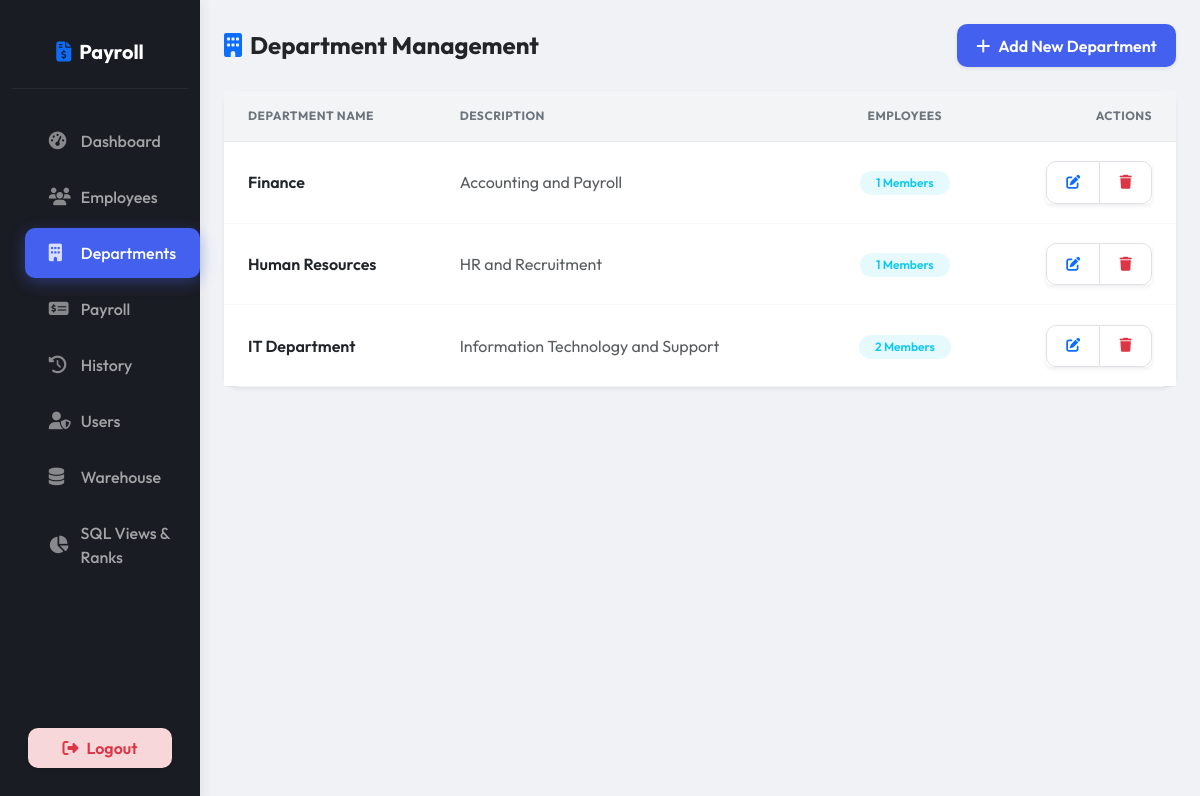
Page /pages/departments.php (signed in) on the committed database.
### tables this page shows
CREATE TABLE IF NOT EXISTS `departments` (
  `id` INT AUTO_INCREMENT PRIMARY KEY,
  `name` VARCHAR(100) NOT NULL UNIQUE,
  `description` TEXT,
  `created_at` TIMESTAMP DEFAULT CURRENT_TIMESTAMP
);

### pages/departments.php (the view, shortened to what this page needs)
<?php
require_once '../config/db.php';
$departments = $pdo->query("
    SELECT d.*, COUNT(e.id) as employee_count
    FROM departments d
    LEFT JOIN employees e ON d.id = e.department_id
    GROUP BY d.id
    ORDER BY d.name ASC
")->fetchAll();
?>
<?php include '../includes/header.php'; ?>
<div class="container-fluid">
  <div class="row">
    <?php include '../includes/sidebar.php'; ?>
    <main class="col-md-10 py-4 px-4">
      <div class="d-flex justify-content-between align-items-center mb-4">
        <h4 class="fw-bold mb-0"><i class="fas fa-building me-2 text-primary"></i>Department Management</h4>
        <button class="btn btn-primary shadow-sm" data-bs-toggle="modal" data-bs-target="#deptModal" onclick="resetForm()">
          <i class="fas fa-plus me-2"></i>Add New Department
        </button>
      </div>
      <div class="card shadow-sm border-0">
        <div class="card-body p-0">
          <div class="table-responsive">
            <table class="table table-hover mb-0 align-middle">
              <thead class="bg-light">
                <tr>
                  <th class="ps-4">Department Name</th>
                  <th>Description</th>
                  <th class="text-center">Employees</th>
                  <th class="text-end pe-4">Actions</th>
                </tr>
              </thead>
              <tbody>
                <?php if ($departments): foreach ($departments as $d): ?>
                <tr id="dept-row-<?= $d['id'] ?>">
                  <td class="ps-4 fw-semibold"><?= htmlspecialchars($d['name']) ?></td>
                  <td class="text-muted"><?= htmlspecialchars($d['description'] ?: 'No description provided') ?></td>
                  <td class="text-center">
                    <span class="badge rounded-pill bg-info bg-opacity-10 text-info px-3">
                      <?= $d['employee_count'] ?> Members
                    </span>
                  </td>
                  <td class="text-end pe-4">
                    <div class="btn-group shadow-sm">
                      <button class="btn btn-white btn-sm border" onclick="editDept(<?= $d['id'] ?>)" title="Edit">
                        <i class="fas fa-edit text-primary"></i>
                      </button>
                      <button class="btn btn-white btn-sm border" onclick="deleteDept(<?= $d['id'] ?>)" title="Delete">
                        <i class="fas fa-trash text-danger"></i>
                      </button>
                    </div>
                  </td>
                </tr>
                <?php endforeach; endif; ?>
              </tbody>
            </table>
          </div>
        </div>
      </div>
    </main>
  </div>
</div>
<?php include '../includes/footer.php'; ?>

### assets/css/style.css (style rules this page uses)
:root { --primary: #4361ee; --primary-light: #4895ef; --primary-dark: #3f37c9; --secondary: #7209b7; --success: #4cc9f0; --info: #4895ef; --warning: #f72585; --danger: #ef233c; --light: #f8f9fa; --dark: #212529; --sidebar-bg: #1a1c23; --sidebar-active: rgba(67, 97, 238, 0.15); --glass: rgba(255, 255, 255, 0.7); --shadow: 0 8px 30px rgba(0,0,0,0.05); }
body { font-family: 'Outfit', 'Inter', sans-serif; background-color: #f0f2f5; color: var(--dark); overflow-x: hidden; min-height: 100vh; display: flex; flex-direction: column; }
.card { border: none; border-radius: 16px; background: var(--glass); backdrop-filter: blur(10px); -webkit-backdrop-filter: blur(10px); box-shadow: var(--shadow); transition: transform 0.3s ease, box-shadow 0.3s ease; }
.table { margin-bottom: 0; }
.table thead th { background: rgba(0,0,0,0.02); border-bottom: 1px solid rgba(0,0,0,0.05); text-transform: uppercase; font-size: 0.75rem; font-weight: 700; letter-spacing: 0.5px; color: #6c757d; padding: 1rem; }
.table tbody td { padding: 1.2rem 1rem; border-bottom: 1px solid rgba(0,0,0,0.03); }
.btn { border-radius: 10px; padding: 0.6rem 1.2rem; font-weight: 600; transition: all 0.3s cubic-bezier(0.4, 0, 0.2, 1); position: relative; overflow: hidden; }
.btn::after { content: ''; position: absolute; top: 50%; left: 50%; width: 5px; height: 5px; background: rgba(255, 255, 255, 0.3); opacity: 0; border-radius: 100%; transform: scale(1, 1) translate(-50%); transform-origin: 50% 50%; }
.btn-primary { background: var(--primary); border: none; box-shadow: 0 4px 12px rgba(67, 97, 238, 0.2); }
.btn-white { background: #fff; }
.badge { padding: 0.5em 0.8em; font-weight: 600; border-radius: 6px; }
main > * { animation: fadeIn 0.6s cubic-bezier(0.16, 1, 0.3, 1) forwards; }

### rows in the picture
departments: name "Finance", description "Accounting and Payroll", employee_count "1"
departments: name "Human Resources", description "HR and Recruitment", employee_count "1"
departments: name "IT Department", description "Information Technology and Support", employee_count "2"
